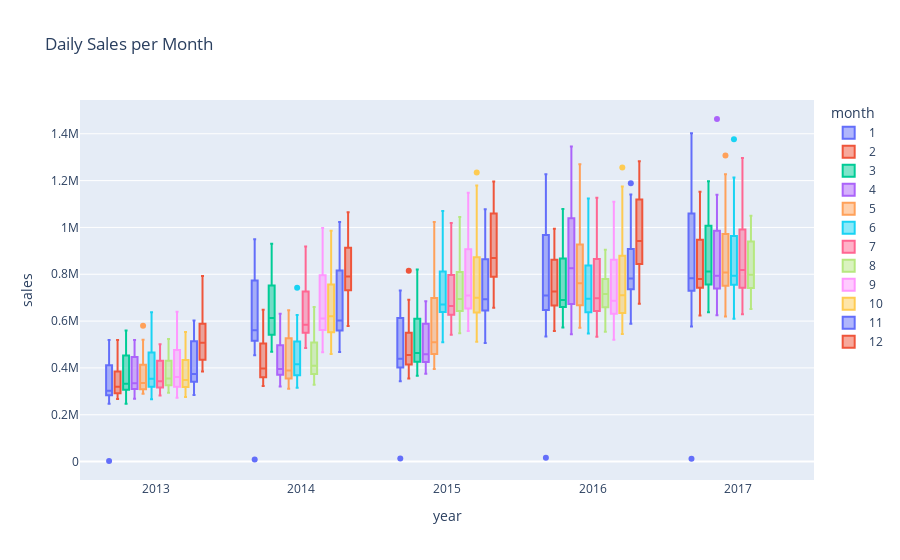

The notebook cell this image was saved under:
### Code cell
# plot the daily sales by month
px.box(daily_sales, x="year", y="sales", color = "month", title = "Daily Sales per Month")
